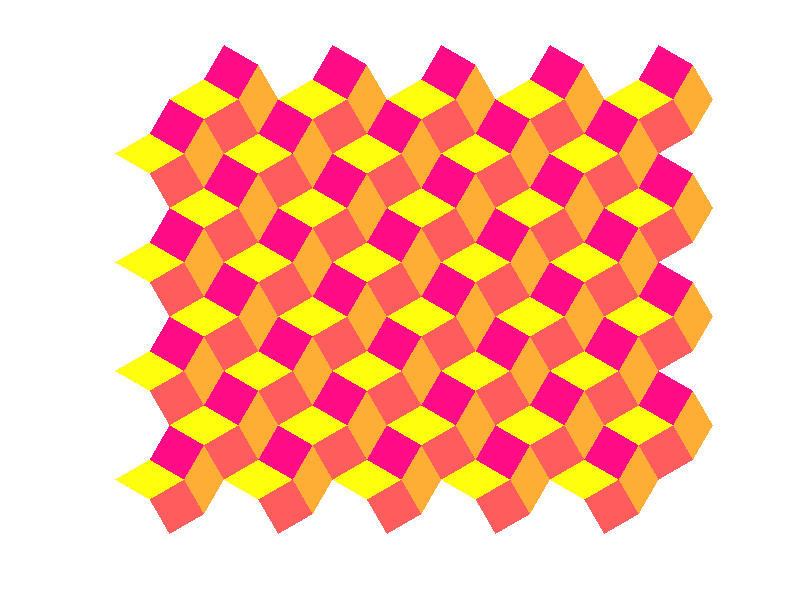

The MATLAB source for this figure:
function Polytiling3
% rhombus tiling
cmap=1-winter(4)/1.05;
%points of rhombus
x1=[0 -cos(pi/6) -2*cos(pi/6) -cos(pi/6)];
y1=[0 -sin(pi/6)  0  sin(pi/6)];
x2=[0 sin(pi/6) 2*sin(pi/6) sin(pi/6)];
y2=[0  cos(pi/6)  0 -cos(pi/6)];

%point of square
x3=[0 -cos(pi/6)  sin(pi/6)-cos(pi/6)  sin(pi/6)];
y3=[0 -sin(pi/6) -cos(pi/6)-sin(pi/6) -cos(pi/6)];

x4=[0 sin(pi/6) sin(pi/6)-cos(pi/6) -cos(pi/6)];
y4=[0 cos(pi/6) cos(pi/6)+sin(pi/6)  sin(pi/6)];
%gap between polygon
gapx1=2*(cos(pi/6)+sin(pi/6));

gapx2=(cos(pi/6)+sin(pi/6));
gapy2=(-cos(pi/6)-sin(pi/6));

total=5;
rough=-gapx2/2;
for ky=1:total+3
    rough=-rough;
    for kx=1:total
        patch(x1+2*kx*gapx2+rough,y1+ky*gapy2,cmap(1,:)...
            ,'edgecolor','none');
        patch(x2+2*kx*gapx2+rough,y2+ky*gapy2,cmap(2,:)...
            ,'edgecolor','none');
        patch(x3+2*kx*gapx2+rough,y3+ky*gapy2,cmap(3,:)...
            ,'edgecolor','none');
        patch(x4+2*kx*gapx2+rough,y4+ky*gapy2,cmap(4,:)...
            ,'edgecolor','none');
    end
end
axis off equal
end
